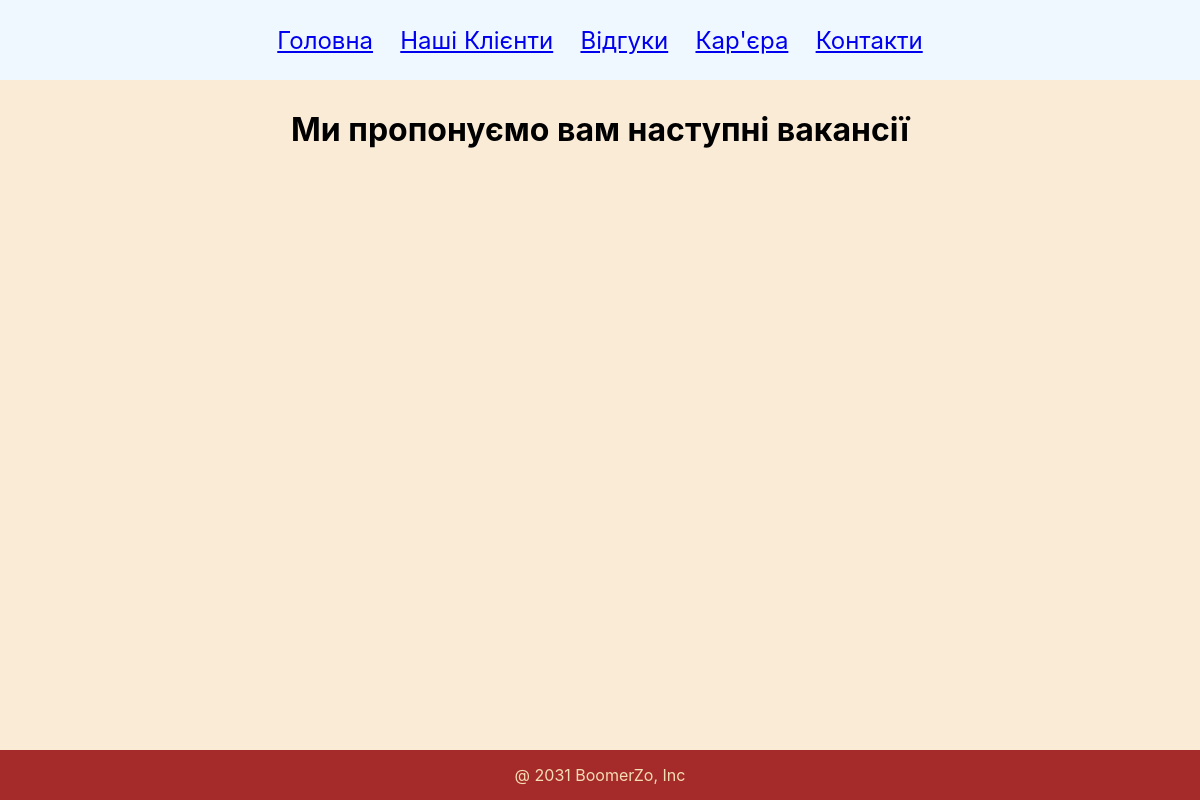
The app's page /career, older data.
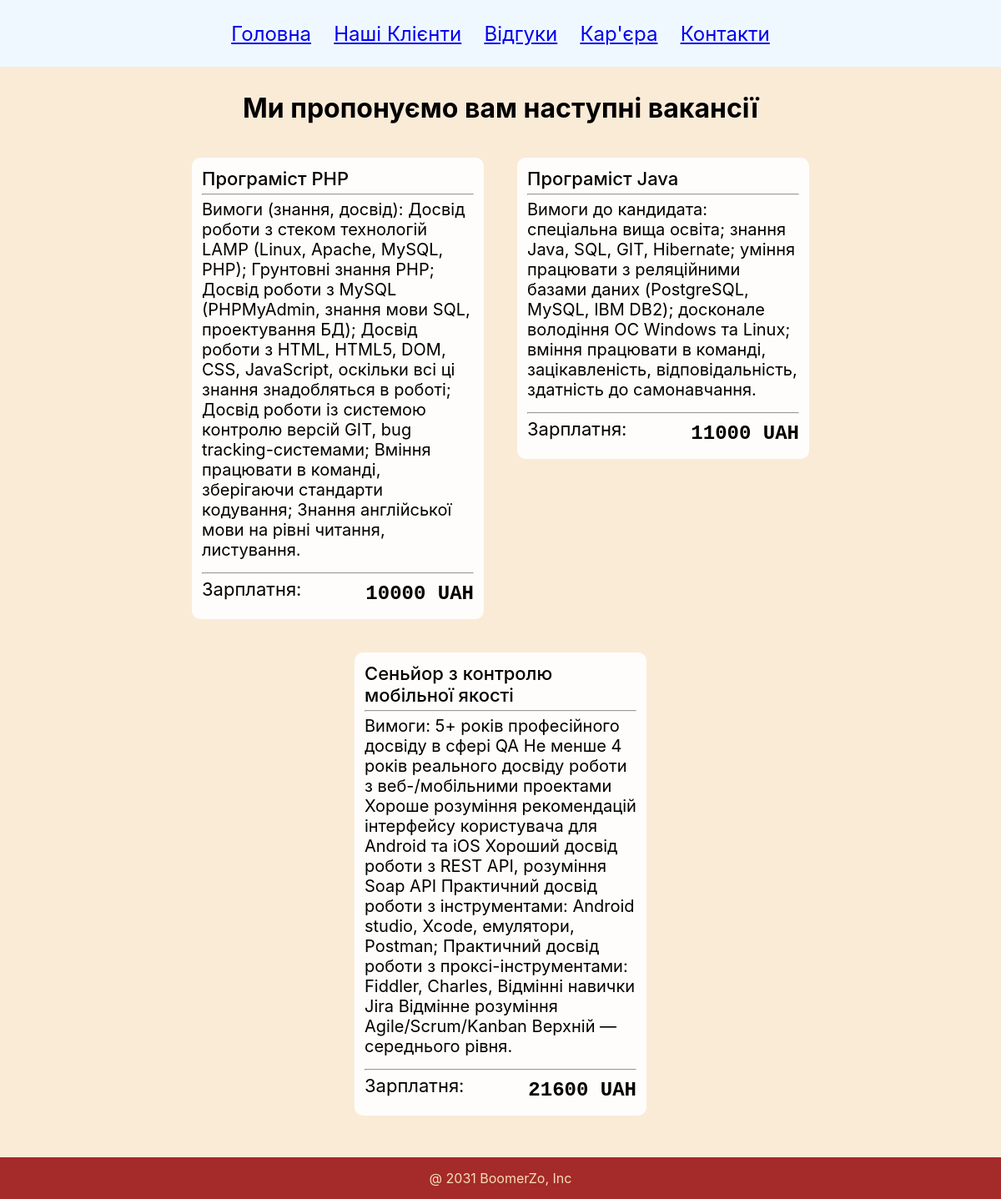
The same page, newer data.
### app/models.py (models this page shows, shortened)
class Vacancy(models.Model):
    id = models.AutoField(primary_key=True)
    name = models.CharField(max_length=100)
    summary = models.CharField(max_length=500)
    salary = models.IntegerField()

### app/views.py (the view)
# urls.py: path('career', views.career, name='career'),
def career(req):
    vacancies = Vacancy.objects.all()
    return render(req, 'career.html', {'vacancies': vacancies})

### app/templates/career.html
{% extends "base.html" %}
{% block head %}
<link href="static/career.css" rel="stylesheet">
{% endblock head %}
{% block content %}
<div class="content">
    <h1>Ми пропонуємо вам наступні вакансії</h1>
    <div class="cards">
        {% for vac in vacancies %}
        <div class="card">
            <div class="cardName">{{vac.name}}</div>
            <hr>
            <div class="cardText">{{vac.summary}}</div>
            <hr>
            <div class="cardSalary" style="float: left">
                <span style="float: left">Зарплатня:</span>
                <span class="salary" style="float: right">{{vac.salary}} UAH</span>
            </div>
        </div>
        {% endfor%}
    </div>
</div>
{% endblock content %}

Row changes from the older to the newer data that the page shows:
added Vacancy: name "Програміст PHP", summary "Вимоги (знання, досвід): Досвід роботи з стеком технологій LAMP (Linux, Apache, MySQL, PHP); Грунтовні знання PHP; Досвід роботи з MySQL (PHPMyAdmin, знання мови SQL, проектування БД); Досвід роботи з HTML, HTML5, DOM, CSS, JavaScript, оскільки всі ці знання знадобляться в роботі; Досвід роботи із системою контролю версій GIT, bug tracking-системами; Вміння працювати в команді, зберігаючи стандарти кодування; Знання англійської мови на рівні читання, листування.", salary "10000"
added Vacancy: name "Програміст Java", summary "Вимоги до кандидата: спеціальна вища освіта; знання Java, SQL, GIT, Hibernate; уміння працювати з реляційними базами даних (PostgreSQL, MySQL, IBM DB2); досконале володіння ОС Windows та Linux; вміння працювати в команді, зацікавленість, відповідальність, здатність до самонавчання.", salary "11000"
added Vacancy: name "Сеньйор з контролю мобільної якості", summary "Вимоги: 5+ років професійного досвіду в сфері QA Не менше 4 років реального досвіду роботи з веб-/мобільними проектами Хороше розуміння рекомендацій інтерфейсу користувача для Android та iOS Хороший досвід роботи з REST API, розуміння Soap API Практичний досвід роботи з інструментами: Android studio, Xcode, емулятори, Postman; Практичний досвід роботи з проксі-інструментами: Fiddler, Charles, Відмінні навички Jira Відмінне розуміння Agile/Scrum/Kanban Верхній — середнього рівня.", salary "21600"
